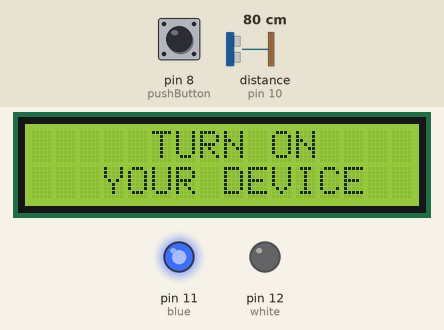
Simulated run of this sketch. Board: Arduino Uno, built with avr-gcc and run on an emulated ATmega328P. Parts: 16×2 character LCD, output pins drawn as LEDs (lit = HIGH). The test bench sets the inputs (shaded band); at power-on: pin 8 (pushButton) LOW, distance to the obstacle (sensor on pin 10) 80 cm. The echo pulse lasts 58.3 µs per cm; pins used as bus, display or sensor lines are not drawn; what the sketch prints to the serial monitor is not drawn.

Above: at 4.2 s.
4.3 s: pin 8 (pushButton) pulled HIGH for 3 s
At 6.8 s:
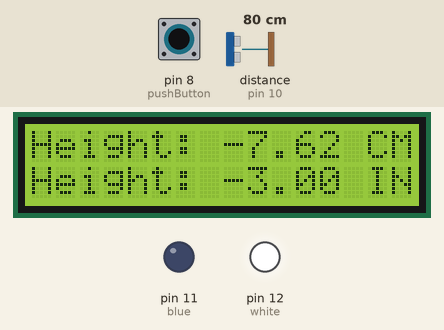
10.6 s: pin 8 (pushButton) pulled HIGH for 3 s
At 12.17 s:
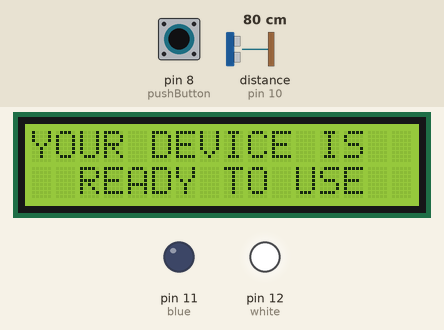
Timing chart, 0 to 16.8 s (numbered marks = the images above; inputs shaded):
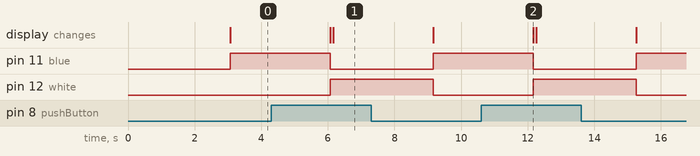

The sketch:

Height_Measurement_Device.ino
```cpp
#include <LiquidCrystal.h>
LiquidCrystal LCD(6,7,5,4,3,2);

// Push Button is Connected to Pin No. 8
int pushButton = 8;

// Trig pin & Echo pin of Ultrasonic Sensor are Connected to Pin No. 9 & 10 Respictevely.
#define trigpin 9
#define echopin 10

// Orange & White LED are Connected to Pin No. 11 & 12 Respectively.
int blue = 11;
int white = 12;

// Defined Variables
float duration;
float distance;
float heightMeasuredFromInch;
float heightInch;
float distanceInch;
float actualHeight;

// The Height from Where Height is Measured, It's Value is in CM.
float heightMeasuredFrom = 72.60;
// 72.60 cm is the Height of Table in IOT LAB from Where the Height is Measured.

void setup()
{
  LCD.begin(16,2);

  pinMode(pushButton, INPUT);
  pinMode(echopin, INPUT);

  pinMode(trigpin, OUTPUT);
  pinMode(blue, OUTPUT);
  pinMode(white, OUTPUT);

  LCD.setCursor(6,0);
  LCD.print("Height");
  LCD.setCursor(3,1);
  LCD.print("Measurement");

  delay(3000);
  Serial.begin(9600);
}

void loop()
{
  int buttonState = digitalRead(pushButton);

    // If Push Button is Pressed.
    if (buttonState == 1) {

       LCD.setCursor(0,0);
       LCD.print("YOUR DEVICE IS  ");
       LCD.setCursor(0,1);
       LCD.print("  READY TO USE  ");

      Serial.println(" ");
      Serial.println("You Device is Ready to Use.");
//      LCD.print("You Device is Ready to Use.");

      digitalWrite(blue, LOW);

      // White Light is the Indicator that the Device is ON.
      digitalWrite(white, HIGH);
      digitalWrite(trigpin, LOW);
      delayMicroseconds(2);
      digitalWrite(trigpin, HIGH);
      delayMicroseconds(10);
      digitalWrite(trigpin, LOW);

      duration = pulseIn(echopin,HIGH);

      // Converting CM into INCH.
      heightMeasuredFromInch = heightMeasuredFrom*0.3937;

      // Converting Pulse Value into CM.
      distance = duration * 0.0344 / 2;

      // Converting CM into INCH.
      distanceInch = distance*0.3937;

      // Object Height = Distance Measured From - Object Distance
      actualHeight= heightMeasuredFrom-distance;
      heightInch = actualHeight*0.3937;

      Serial.println(" ");
      Serial.print("Measured From: ");
      Serial.print(heightMeasuredFrom);
      Serial.print(" cm (");
      Serial.print(heightMeasuredFromInch);
      Serial.println(" Inch)");

      Serial.print("Distance: ");
      Serial.print(distance);
      Serial.print(" cm (");
      Serial.print(distanceInch);
      Serial.println(" Inch)");

      Serial.print("Height: ");
      Serial.print(actualHeight);
      Serial.print(" cm (");
      Serial.print(heightInch);
      Serial.println(" Inch)");
      Serial.println(" ");

      LCD.setCursor(0,0);
      LCD.print("Height: ");
      LCD.print(actualHeight);
      LCD.print(" CM");

      LCD.setCursor(0,1);
      LCD.print("Height: ");
      LCD.print(heightInch);
      LCD.print(" INCH");

  }
  // If Push Button is Unpressed.
  else {
    // Orange Light is the Indicator that the Device is OFF.
    digitalWrite(blue, HIGH);
    digitalWrite(white, LOW);


    LCD.setCursor(0,0);
    LCD.print("     TURN ON     ");
    LCD.setCursor(0,1);
    LCD.print("   YOUR DEVICE  ");
    Serial.println("Turn On Your Device to Measure Height");
  }
  delay(3000);
}
```

Measured:
- after the input at 4.3 s, pin 11 (blue): HIGH → LOW after 1.8 s, → HIGH 3.1 s later; pin 12 (white): LOW → HIGH after 1.8 s, → LOW 3.1 s later; the display: first changes after 1.8 s (image 1 shows a later state)
- after the input at 10.6 s, pin 11 (blue): HIGH → LOW after 1.6 s, → HIGH 3.1 s later; pin 12 (white): LOW → HIGH after 1.6 s, → LOW 3.1 s later; the display: changes after 1.6 s (image 2)
